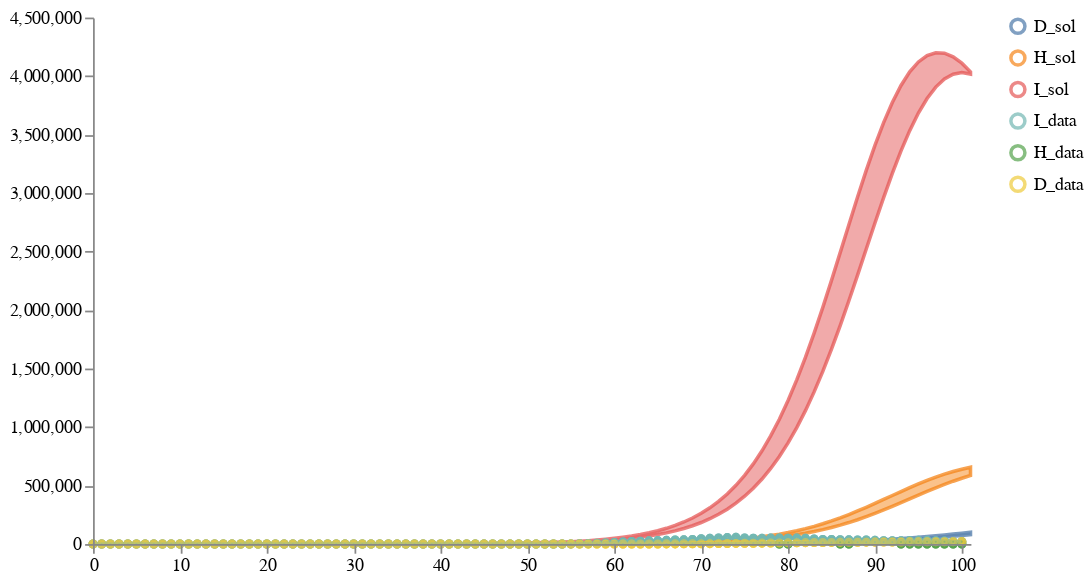

The notebook cell saved with this chart:
### Code cell
num_samples = 2
model_paths = [model1_location, model4_location]
data_path = "../../notebook/ensemble_eval_sa/NY_data1.csv"
weights = [1/2, 1/2]
solution_mappings = [{"I": "I", "H": "H", "D": "D"},
                     {"I": "I", "H": "H", "D": "D"}, 
                     ]

# Run the calibration and sampling
result = load_and_calibrate_and_sample_ensemble_model(
    model_paths,
    data_path,
    weights,
    solution_mappings,
    num_samples,
    timepoints,
    verbose=True,
    total_population=1.0,
    num_iterations=10,
    time_unit="days",
    visual_options={"title": "Calibrated Ensemble", "subset":".*_sol"}
)

# # Save results
# result["data"].to_csv(
#     os.path.join(DEMO_PATH, "results_petri_ensemble/calibrated_sample_results.csv"), index=False
# )
# result["quantiles"].to_csv(
#     os.path.join(DEMO_PATH, "results_petri_ensemble/calibrated_quantile_results.csv"), index=False
# )

# Plot results
schema = plots.trajectories(pd.DataFrame(result["data"]), subset=".*_sol",
                            points=test_data.reset_index(drop=True).rename(columns={"I":"I_data", "H":"H_data", "D":"D_data"}),
                           )
schema = plots.pad(schema, 5)
plots.ipy_display(schema)

### Figure 1 — Vega specification as saved in the notebook (floating-point values rounded to 4 significant figures; data arrays with more than 128 entries replaced by an {"elided": "..."} marker saying what was removed)
{"$schema": "https://vega.github.io/schema/vega/v5.json", "axes": [{"name": "x_axis", "orient": "bottom", "scale": "xscale", "zindex": 100}, {"name": "y_axis", "orient": "left", "scale": "yscale", "zindex": 100}], "data": [{"name": "distributions", "values": {"elided": "306 records"}}, {"name": "traces", "transform": [{"expr": "isValid(datum.value)", "type": "filter"}], "values": []}, {"name": "points", "values": {"elided": "214 records"}}, {"name": "markers", "values": []}, {"name": "selected", "on": [{"remove": true, "trigger": "clear"}, {"remove": true, "trigger": "!shift"}, {"insert": "clicked", "trigger": "!shift && clicked"}, {"toggle": "clicked", "trigger": "shift && clicked"}]}], "height": 300, "legends": [{"encode": {"labels": {"interactive": true, "name": "legendLabel", "update": {"opacity": [{"test": "!length(data('selected')) || indata('selected', 'value', datum.value)", "value": 1}, {"value": 0.25}]}}, "symbols": {"interactive": true, "name": "legendSymbol", "update": {"fill": {"value": "transparent"}, "opacity": [{"test": "!length(data('selected')) || indata('selected', 'value', datum.value)", "value": 0.7}, {"value": 0.15}], "size": {"value": 64}, "strokeWidth": {"value": 2}}}}, "name": "color_legend", "stroke": "color"}], "marks": [{"from": {"facet": {"data": "points", "groupby": "trajectory", "name": "points_split"}}, "marks": [{"encode": {"hover": {"fillOpacity": {"value": 0.9}}, "update": {"fill": {"field": "trajectory", "scale": "color"}, "fillOpacity": [{"test": "!length(data('selected')) || indata('selected', 'value', datum.trajectory)", "value": 0.5}, {"value": 0.15}], "size": {"value": 10}, "stroke": {"field": "trajectory", "scale": "color"}, "strokeOpacity": [{"test": "!length(data('selected')) || indata('selected', 'value', datum.trajectory)", "value": 0.75}, {"value": 0.15}], "strokeWidth": {"value": 2}, "tooltip": {"field": "value"}, "x": {"field": "timepoint", "scale": "xscale"}, "y": {"field": "value", "scale": "yscale"}}}, "from": {"data": "points"}, "name": "_points_symbol", "type": "symbol", "zindex": 3}, {"encode": {"hover": {"fillOpacity": {"value": 0.9}}, "update": {"interpolate": {"value": "linear"}, "stroke": {"field": "trajectory", "scale": "color"}, "strokeOpacity": [{"test": "!length(data('selected')) || indata('selected', 'value', datum.trajectory)", "value": 0.3}, {"value": 0.1}], "strokeWidth": {"value": 2}, "x": {"field": "timepoint", "scale": "xscale"}, "y": {"field": "value", "scale": "yscale"}}}, "from": {"data": "points"}, "name": "_points_line", "type": "line", "zindex": 3}], "name": "_points", "type": "group", "zindex": 3}, {"from": {"facet": {"data": "traces", "groupby": "trajectory", "name": "traces_split"}}, "marks": [{"encode": {"hover": {"fillOpacity": {"value": 0.9}}, "update": {"interpolate": {"value": "linear"}, "stroke": {"field": "trajectory", "scale": "color"}, "strokeOpacity": [{"test": "!length(data('selected')) || indata('selected', 'value', datum.trajectory)", "value": 0.75}, {"value": 0.15}], "strokeWidth": {"value": 2}, "x": {"field": "timepoint", "scale": "xscale"}, "y": {"field": "value", "scale": "yscale"}}}, "from": {"data": "traces_split"}, "name": "_traces_lines", "type": "line"}], "name": "_traces", "type": "group", "zindex": 2}, {"from": {"facet": {"data": "distributions", "groupby": "trajectory", "name": "trajectory_split"}}, "marks": [{"encode": {"hover": {"fillOpacity": {"value": 0.9}}, "update": {"fill": {"field": "trajectory", "scale": "color"}, "fillOpacity": [{"test": "!length(data('selected')) || indata('selected', 'value', datum.trajectory)", "value": 0.5}, {"value": 0.15}], "interpolate": {"value": "linear"}, "stroke": {"field": "trajectory", "scale": "color"}, "strokeOpacity": [{"test": "!length(data('selected')) || indata('selected', 'value', datum.trajectory)", "value": 0.75}, {"value": 0.15}], "strokeWidth": {"value": 2}, "x": {"field": "timepoint", "scale": "xscale"}, "y": {"field": "upper", "scale": "yscale"}, "y2": {"field": "lower", "scale": "yscale"}}}, "from": {"data": "trajectory_split"}, "type": "area"}], "name": "_distributions", "type": "group", "zindex": 1}, {"marks": [{"encode": {"enter": {"stroke": {"value": "lightgray"}}, "update": {"opacity": {"value": 1}, "x": {"field": "timepoint", "scale": "xscale"}, "y": {"signal": "height"}, "y2": {"value": 0}}}, "from": {"data": "markers"}, "name": "_marker text", "type": "rule"}, {"encode": {"enter": {"fontSize": {"value": 8}, "text": {"field": "datum.label"}, "y": {"value": 0}}}, "from": {"data": "_marker text"}, "name": "_marker flags", "transform": [{"as": ["x", "_y", "opacity", "align", "baseline"], "lineAnchor": "start", "offset": [1], "size": {"signal": "[width, height]"}, "type": "label"}], "type": "text"}], "name": "_markers", "type": "group"}], "padding": 5, "scales": [{"domain": {"fields": [{"data": "distributions", "field": "timepoint"}, {"data": "traces", "field": "timepoint"}, {"data": "points", "field": "timepoint"}, {"data": "markers", "field": "timepoint"}]}, "name": "xscale", "range": "width", "type": "linear", "zero": false}, {"domain": {"fields": [{"data": "distributions", "field": "lower"}, {"data": "distributions", "field": "upper"}, {"data": "traces", "field": "value"}, {"data": "points", "field": "value"}]}, "name": "yscale", "nice": true, "range": "height", "type": "linear", "zero": true}, {"domain": {"fields": [{"data": "distributions", "field": "trajectory"}, {"data": "traces", "field": "trajectory"}, {"data": "points", "field": "trajectory"}]}, "name": "color", "range": "category", "type": "ordinal"}], "signals": [{"name": "clear", "on": [{"events": "mouseup[!event.item]", "force": true, "update": "true"}], "value": true}, {"name": "shift", "on": [{"events": "@legendSymbol:click, @legendLabel:click", "force": true, "update": "event.shiftKey"}], "value": false}, {"name": "clicked", "on": [{"events": "@legendSymbol:click, @legendLabel:click", "force": true, "update": "{value: datum.value}"}], "value": null}], "width": 500}
